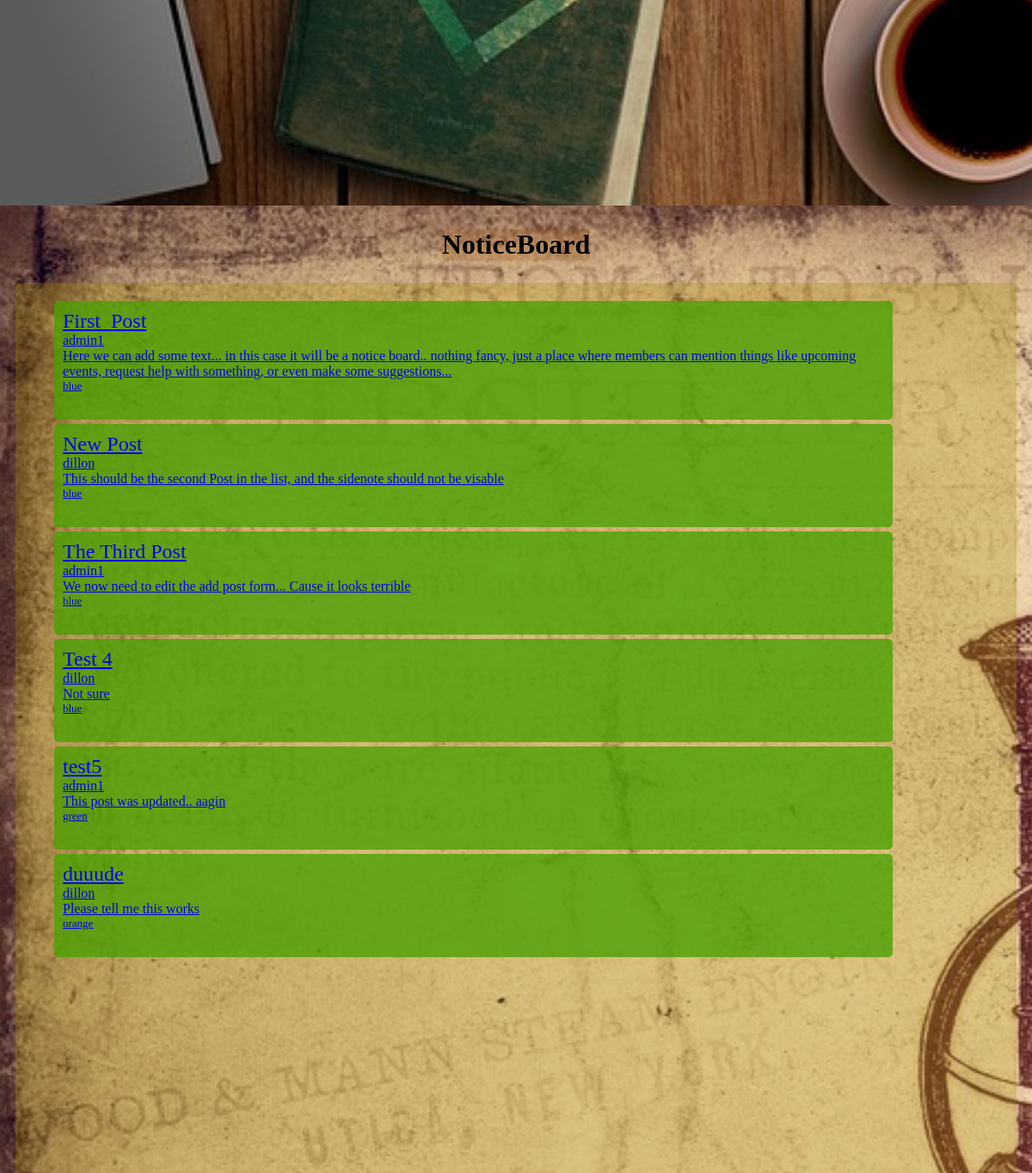
/ (middle part), run on an earlier commit of the app's database.
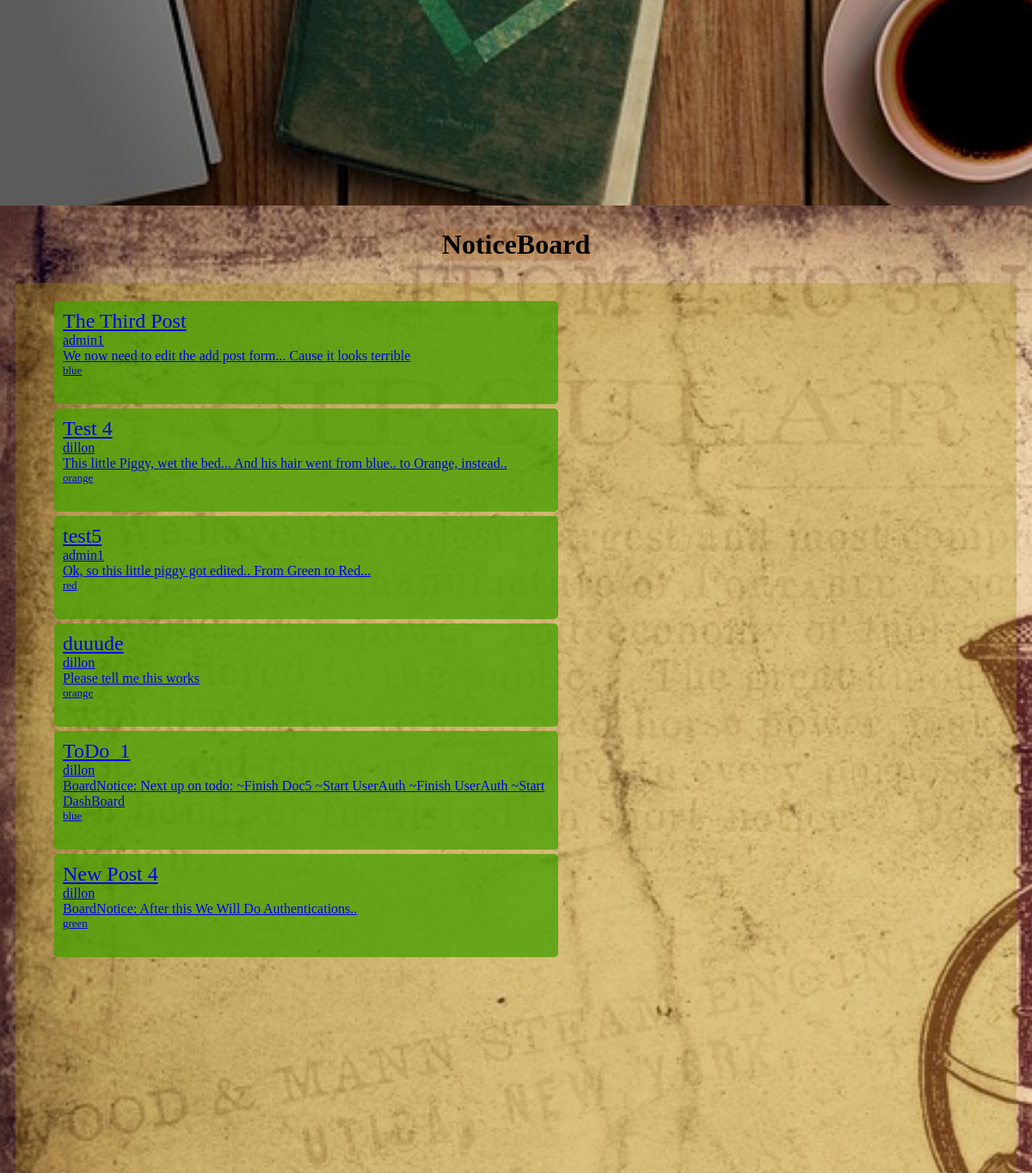
And on a later commit of the database.
### homepage/models.py (models this page shows, shortened)
class Post(models.Model):
    title       = models.CharField(max_length=25)
    author      = models.ForeignKey(User, on_delete=models.CASCADE)
    color       = models.CharField(max_length=6, choices=COLOR_CHOICES, default='green')
    body        = models.TextField(max_length=255, default="BoardNotice: ")
    add_on      = models.CharField(max_length=50, default="SideNote: ")
    date_made   = models.DateField(auto_now_add=True)

### homepage/views.py (the view)
# urls.py: path('',                        HomeView.as_view(),             name='homepage'),
class HomeView(ListView):
    model           = Post
    template_name   = 'homepage.html'

### homepage/templates/homepage.html
{% extends 'base.html' %}
{% block content %}
    {% load static %}
    {% include 'main.html' %}
    {% include 'noticeboard.html' %}
{% endblock %}

### homepage/templates/noticeboard.html
{% block content %}
{% load static %}
<link rel="stylesheet" href="{% static '../static/css/posts.css' %}"/>
<section class="post_sect">
    <h1 class="post_head_line">
        NoticeBoard
    </h1>
    <div class="post_box">
        <ul class="post_list" >
            {% for post in object_list %}
                <li class="post_block">
                    <a class="post_click" href="{% url 'article-details' post.pk %}" >
                        <div class="post_title"> {{ post.title }}       </div>
                        <div class="post_author">{{ post.author }}      </div>
                        <div class="post_body">  {{ post.body }}        </div>
                        <div class="post_color"> {{ post.color }}       </div>
                        <br>
                    </a>
                </li>
            {% endfor %}
            <br>
        </ul>
    </div>
</section>
{% endblock %}

What changed in the data, as far as the page shows it:
removed Post: title "First_Post", author "admin1", body "Here we can add some text... in this case it will be a notice board.. nothing fancy, just a place where members can mention things like upcoming events, request help with something, or even make some suggestions...", color "blue"
removed Post: title "New Post", author "dillon", body "This should be the second Post in the list, and the sidenote should not be visable", color "blue"
changed Post "Test 4": body "Not sure" → "This little Piggy, wet the bed... And his hair went from blue.. to Orange, instead.."; color "blue" → "orange"
changed Post "test5": body "This post was updated.. aagin" → "Ok, so this little piggy got edited.. From Green to Red..."; color "green" → "red"
added Post: title "ToDo_1", author "dillon", body "BoardNotice: Next up on todo: ~Finish Doc5 ~Start UserAuth ~Finish UserAuth ~Start DashBoard", color "blue"
added Post: title "New Post 4", author "dillon", body "BoardNotice: After this We Will Do Authentications..", color "green"
